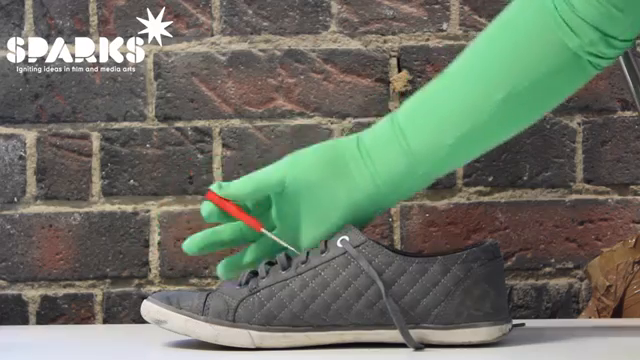
#> input picture frame 54 of green_hand.mp4, 640 x 360 px
$ jupyter execute Task2.ipynb
#> lines starting #> are read from the running program, lines starting #| are printed output that depends on the picture; after the words box and inside, x2 and y2 are one past the last pixel; in counts of white or black regions, pixels touching at a corner belong together
[cell 1]
import cv2
import numpy as np

[cell 2]
cap = cv2.VideoCapture('green_hand.mp4')

i = 0
new_video = []

#loop over frames
while(cap.isOpened()):

    print('frames processed: ', i)

    val, frame = cap.read()
#> frame is the input picture: shape (360, 640, 3); mean B, G, R 101.9, 115.9, 108.8

    if frame is None:
        print('Frame returned is None')
        break

    if (i==0):
        hsv = cv2.cvtColor(frame, cv2.COLOR_RGB2HSV)
#> hsv: shape (360, 640, 3); mean H, S, V 95.8, 48.7, 123.1

        invmask = cv2.imread('green_hand_background.jpg',1)
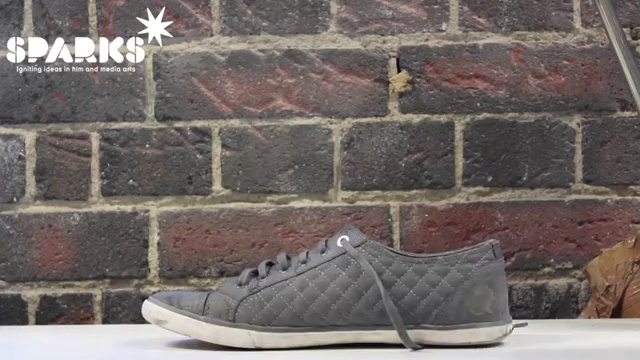
#> input picture green_hand_background.jpg, 640 x 360 px
#> invmask is the input picture: shape (360, 640, 3); mean B, G, R 103.7, 107.5, 115.7

        mask = hsv

        for x in range(0, 640):
            for y in range(0, 360):
                if hsv[y,x][0] in range(30, 60):
                    mask[y,x] = [0, 0, 0]
                    frame[y,x] = invmask[y,x]
                else:
                    mask[y,x] = [255, 255, 255]
                    invmask[y,x] = [0, 0, 0]
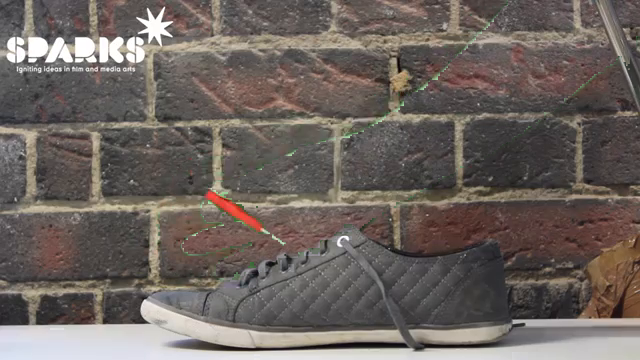
#> frame: shape (360, 640, 3); 18.74% of pixels changed, all inside (x1, y1, x2, y2) = (38, 0, 640, 360)
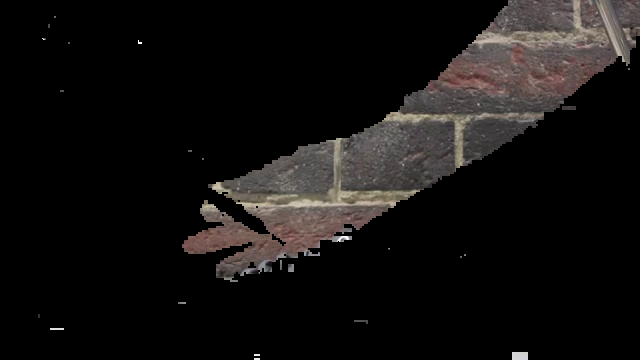
#> invmask: shape (360, 640, 3); mean B, G, R 16.6, 17.5, 19.4
#> mask: shape (360, 640, 3); mean H, S, V 207.2, 207.2, 207.2

       # [4 lines of commented-out code are left out]

        cv2.imwrite('messi.png',frame)

        # [6 lines of commented-out code are left out]

    i=i+1

#convert the list to numpy array
new_video = np.array(new_video)

writer = cv2.VideoWriter('green_hand_masks.avi', cv2.VideoWriter_fourcc(*'PIM1'), 30, (640, 360), True)


for x in new_video:
    writer.write(x)

print('Done')

cap.release()
writer.release()

$ run again, starting later in the video
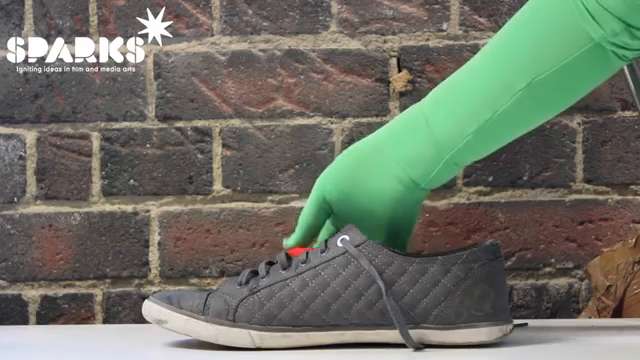
#> input picture frame 246 of green_hand.mp4, 640 x 360 px
#> frame is the input picture: shape (360, 640, 3); mean B, G, R 102.1, 114.2, 110.2
#> hsv: shape (360, 640, 3); mean H, S, V 97.8, 46.5, 121.9
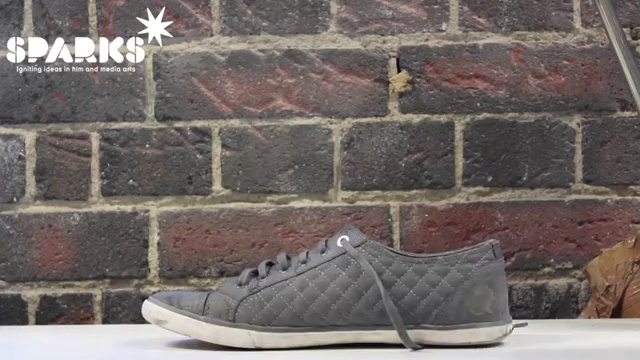
#> input picture green_hand_background.jpg, 640 x 360 px
#> invmask is the input picture: shape (360, 640, 3); mean B, G, R 103.7, 107.5, 115.7
#> after the loop `for x in range(0, 640):`:
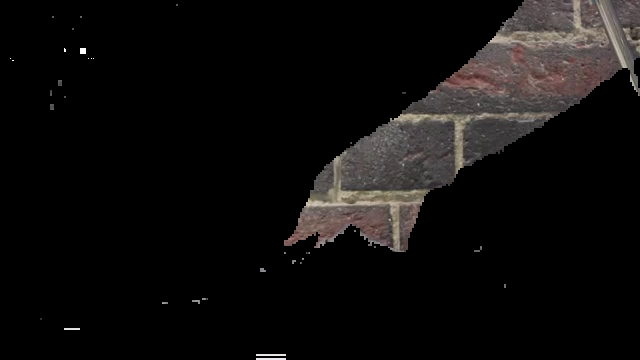
#> invmask: shape (360, 640, 3); mean B, G, R 13.3, 13.9, 15.5

$ run again, starting later in the video
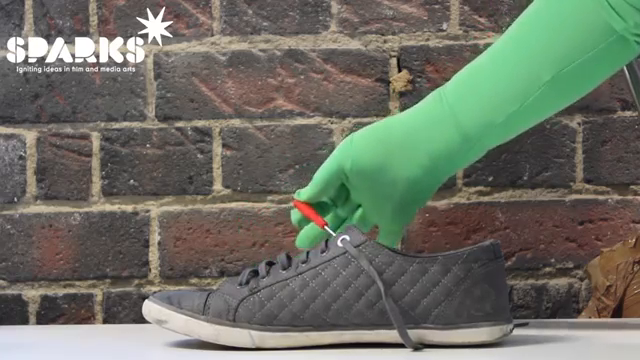
#> input picture frame 438 of green_hand.mp4, 640 x 360 px
#> frame is the input picture: shape (360, 640, 3); mean B, G, R 100.6, 112.6, 109.2
#> hsv: shape (360, 640, 3); mean H, S, V 98.9, 46.3, 120.4
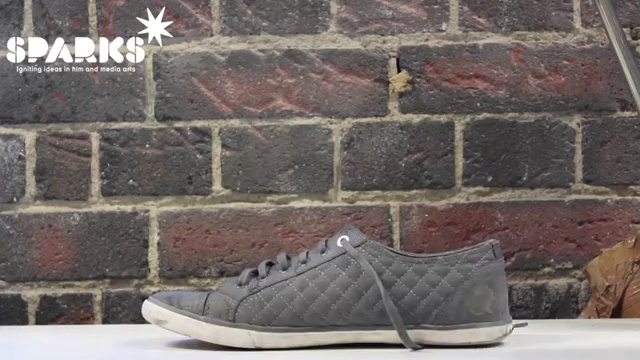
#> input picture green_hand_background.jpg, 640 x 360 px
#> invmask is the input picture: shape (360, 640, 3); mean B, G, R 103.7, 107.5, 115.7
#> after the loop `for x in range(0, 640):`:
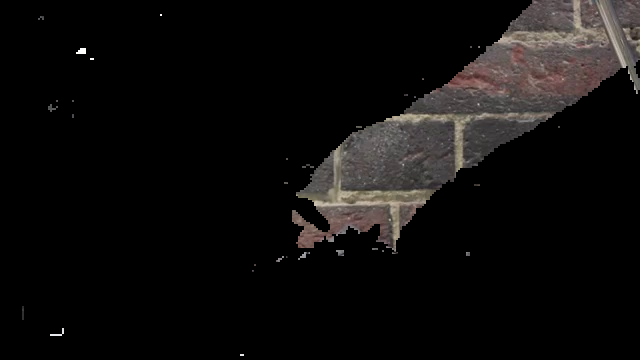
#> invmask: shape (360, 640, 3); mean B, G, R 12.9, 13.5, 15
